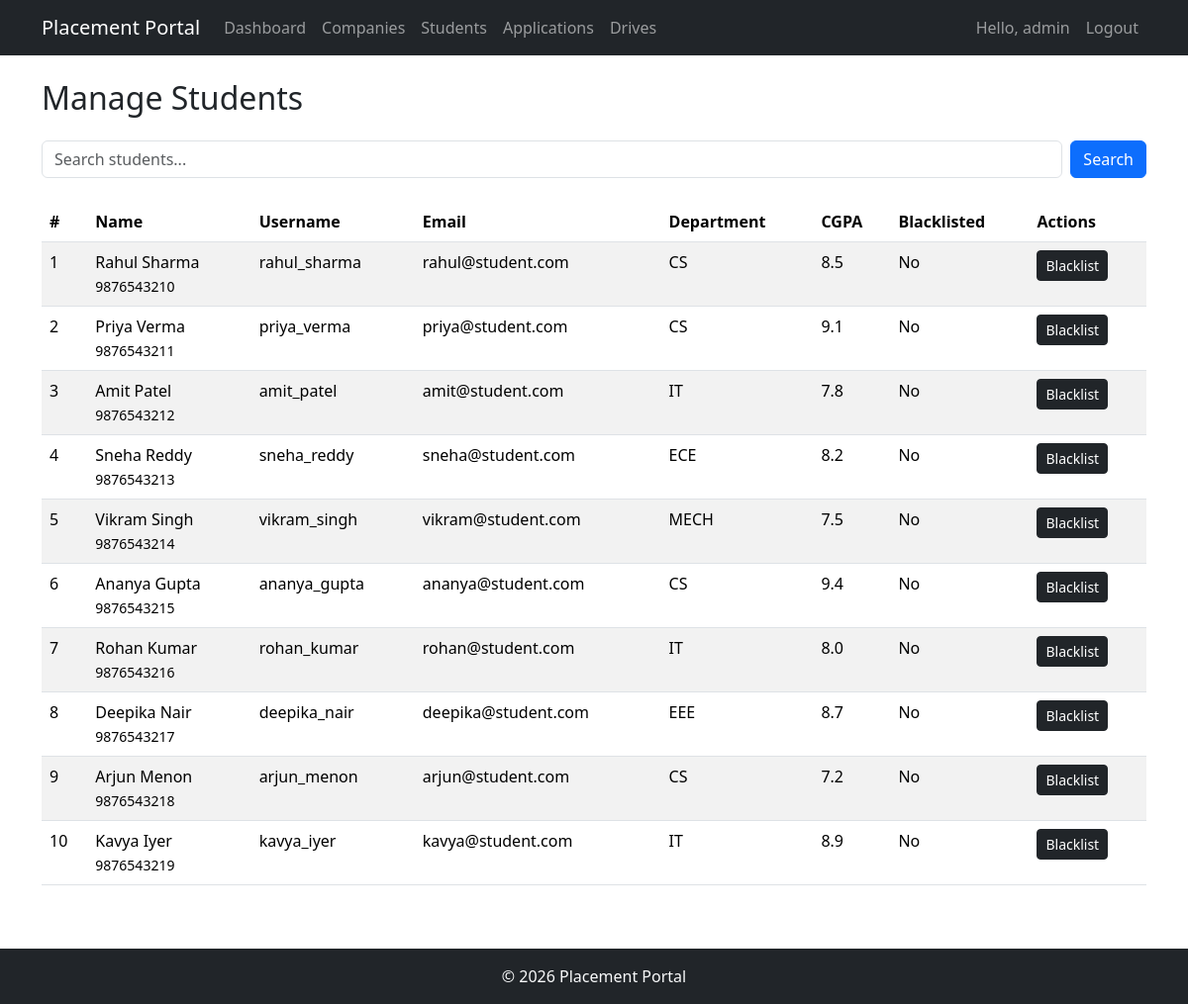
The page /admin/students (signed in) on the database its author committed.
### models.py (models this page shows)
class User(UserMixin, db.Model):
    id = db.Column(db.Integer, primary_key=True)
    username = db.Column(db.String(80), unique=True, nullable=False)
    email = db.Column(db.String(120), unique=True, nullable=False)
    password = db.Column(db.String(200), nullable=False)
    role = db.Column(db.String(20), nullable=False)  # admin, company, student
    is_active_user = db.Column(db.Boolean, default=True)  # avoid conflict with UserMixin.is_active
    created_at = db.Column(db.DateTime, default=datetime.utcnow)
    student = db.relationship('Student', backref='user', uselist=False, cascade='all, delete-orphan')
    company = db.relationship('Company', backref='user', uselist=False, cascade='all, delete-orphan')
    @property
    def is_active(self):
        return self.is_active_user

class Student(db.Model):
    id = db.Column(db.Integer, primary_key=True)
    user_id = db.Column(db.Integer, db.ForeignKey('user.id'), nullable=False, unique=True)
    full_name = db.Column(db.String(150), nullable=False)
    phone = db.Column(db.String(20))
    department = db.Column(db.String(100))
    cgpa = db.Column(db.Float)
    skills = db.Column(db.Text)
    resume_filename = db.Column(db.String(255))
    is_blacklisted = db.Column(db.Boolean, default=False)
    applications = db.relationship('Application', backref='student', lazy=True, cascade='all, delete-orphan')

### app.py (the view)
@app.route('/admin/students')
@admin_required
def admin_students():
    search = request.args.get('search', '')
    if search:
        rows = db.session.execute(text(
            "SELECT s.id, s.full_name, s.phone, s.department, s.cgpa, s.is_blacklisted, "
            "       u.username, u.email "
            "FROM student s JOIN user u ON s.user_id = u.id "
            "WHERE s.full_name LIKE :s OR s.department LIKE :s"),
            {"s": f"%{search}%"}
        ).fetchall()
    else:
        rows = db.session.execute(text(
            "SELECT s.id, s.full_name, s.phone, s.department, s.cgpa, s.is_blacklisted, "
            "       u.username, u.email "
            "FROM student s JOIN user u ON s.user_id = u.id"
        )).fetchall()
    students = []
    for r in rows:
        students.append(SimpleNamespace(
            id=r.id, full_name=r.full_name, phone=r.phone,
            department=r.department, cgpa=r.cgpa, is_blacklisted=r.is_blacklisted,
            user=SimpleNamespace(username=r.username, email=r.email)
        ))
    return render_template('admin/students.html', students=students, search=search)

### app.py (called while the page is built)
@app.context_processor
def inject_now():
    return {'now': datetime.now}

@login_manager.user_loader
def load_user(user_id):
    return db.session.get(User, int(user_id))

def admin_required(f):
    @wraps(f)
    @login_required
    def decorated(*args, **kwargs):
        if current_user.role != 'admin':
            flash('Access denied. Admin privileges required.', 'danger')
            return redirect(url_for('login'))
        return f(*args, **kwargs)
    return decorated

### templates/admin/students.html (shortened to what this page needs)
{% extends 'base.html' %}
{% block content %}
<h2 class="mb-4">Manage Students</h2>
<form method="GET" action="{{ url_for('admin_students') }}" class="mb-4 d-flex">
    <input type="text" name="search" value="{{ search or '' }}" class="form-control me-2" placeholder="Search students...">
    <button type="submit" class="btn btn-primary">Search</button>
</form>
{% if students %}
<div class="table-responsive">
    <table class="table table-striped table-hover">
        <thead>
            <tr>
                <th>#</th>
                <th>Name</th>
                <th>Username</th>
                <th>Email</th>
                <th>Department</th>
                <th>CGPA</th>
                <th>Blacklisted</th>
                <th>Actions</th>
            </tr>
        </thead>
        <tbody>
            {% for student in students %}
            <tr>
                <td>{{ loop.index }}</td>
                <td>{{ student.full_name }}<br><small>{{ student.phone }}</small></td>
                <td>{{ student.user.username }}</td>
                <td>{{ student.user.email }}</td>
                <td>{{ student.department }}</td>
                <td>{{ student.cgpa }}</td>
                <td>{{ 'Yes' if student.is_blacklisted else 'No' }}</td>
                <td>
                    <form method="POST" action="{{ url_for('admin_blacklist_student', id=student.id) }}">
                        <button type="submit" class="btn btn-sm btn-{{ 'secondary' if student.is_blacklisted else 'dark' }}">
                            {{ 'Unblacklist' if student.is_blacklisted else 'Blacklist' }}
                        </button>
                    </form>
                </td>
            </tr>
            {% endfor %}
        </tbody>
    </table>
</div>
{% else %}
<div class="alert alert-info">No students found.</div>
{% endif %}
{% endblock %}

### templates/base.html (shortened to what this page needs)
<!DOCTYPE html>
<html lang="en">
<head>
    <link href="https://cdn.jsdelivr.net/npm/bootstrap@5.3.3/dist/css/bootstrap.min.css" rel="stylesheet">
    <link href="https://cdn.jsdelivr.net/npm/bootstrap-icons@1.11.3/font/bootstrap-icons.min.css" rel="stylesheet">
</head>
<body class="d-flex flex-column min-vh-100">
    <nav class="navbar navbar-expand-lg bg-dark navbar-dark">
        <div class="container">
            <a class="navbar-brand" href="{{ url_for('index') }}">Placement Portal</a>
            <div class="collapse navbar-collapse" id="navbarNav">
                <ul class="navbar-nav me-auto">
                    {% if current_user.is_authenticated %}
                        {% if current_user.role == 'admin' %}
                            <li class="nav-item"><a class="nav-link" href="{{ url_for('admin_dashboard') }}">Dashboard</a></li>
                            <li class="nav-item"><a class="nav-link" href="{{ url_for('admin_companies') }}">Companies</a></li>
                            <li class="nav-item"><a class="nav-link" href="{{ url_for('admin_students') }}">Students</a></li>
                            <li class="nav-item"><a class="nav-link" href="{{ url_for('admin_applications') }}">Applications</a></li>
                            <li class="nav-item"><a class="nav-link" href="{{ url_for('admin_drives') }}">Drives</a></li>
                        {% elif current_user.role == 'company' %}
                            <li class="nav-item"><a class="nav-link" href="{{ url_for('company_dashboard') }}">Dashboard</a></li>
                            <li class="nav-item"><a class="nav-link" href="{{ url_for('company_drives') }}">Drives</a></li>
                            <li class="nav-item"><a class="nav-link" href="{{ url_for('company_profile') }}">Profile</a></li>
                        {% endif %}
                    {% endif %}
                </ul>
                <ul class="navbar-nav ms-auto">
                    {% if current_user.is_authenticated %}
                        <li class="nav-item"><span class="nav-link">Hello, {{ current_user.username }}</span></li>
                        <li class="nav-item"><a class="nav-link" href="{{ url_for('logout') }}">Logout</a></li>
                    {% else %}
                        <li class="nav-item"><a class="nav-link" href="{{ url_for('login') }}">Login</a></li>
                        <li class="nav-item"><a class="nav-link" href="{{ url_for('register') }}">Register</a></li>
                    {% endif %}
                </ul>
            </div>
        </div>
    </nav>
    <div class="container mt-4 mb-5">
        {% block content %}{% endblock %}
    </div>
    <footer class="bg-dark text-light text-center py-3 mt-auto">
        <p class="mb-0">&copy; {{ now().year }} Placement Portal</p>
    </footer>
</body>
</html>

### rows shown on the page
User: username "admin"
Student: full_name "Rahul Sharma", phone "9876543210", department "CS", cgpa "8.5"
User: user.username "rahul_sharma", user.email "rahul@student.com"
Student: full_name "Priya Verma", phone "9876543211", department "CS", cgpa "9.1"
User: user.username "priya_verma", user.email "priya@student.com"
Student: full_name "Amit Patel", phone "9876543212", department "IT", cgpa "7.8"
User: user.username "amit_patel", user.email "amit@student.com"
Student: full_name "Sneha Reddy", phone "9876543213", department "ECE", cgpa "8.2"
User: user.username "sneha_reddy", user.email "sneha@student.com"
Student: full_name "Vikram Singh", phone "9876543214", department "MECH", cgpa "7.5"
User: user.username "vikram_singh", user.email "vikram@student.com"
Student: full_name "Ananya Gupta", phone "9876543215", department "CS", cgpa "9.4"
User: user.username "ananya_gupta", user.email "ananya@student.com"
Student: full_name "Rohan Kumar", phone "9876543216", department "IT", cgpa "8.0"
User: user.username "rohan_kumar", user.email "rohan@student.com"
Student: full_name "Deepika Nair", phone "9876543217", department "EEE", cgpa "8.7"
User: user.username "deepika_nair", user.email "deepika@student.com"
Student: full_name "Arjun Menon", phone "9876543218", department "CS", cgpa "7.2"
User: user.username "arjun_menon", user.email "arjun@student.com"
Student: full_name "Kavya Iyer", phone "9876543219", department "IT", cgpa "8.9"
User: user.username "kavya_iyer", user.email "kavya@student.com"

### other values the page prints
{{ 'Yes' if student.is_blacklisted else 'No' }} "No" "No" "No" "No" "No" "No" "No" "No" "No" "No"
{{ 'Unblacklist' if student.is_blacklisted else 'Blacklist' }} "Blacklist" "Blacklist" "Blacklist" "Blacklist" "Blacklist" "Blacklist" "Blacklist" "Blacklist" "Blacklist" "Blacklist"
